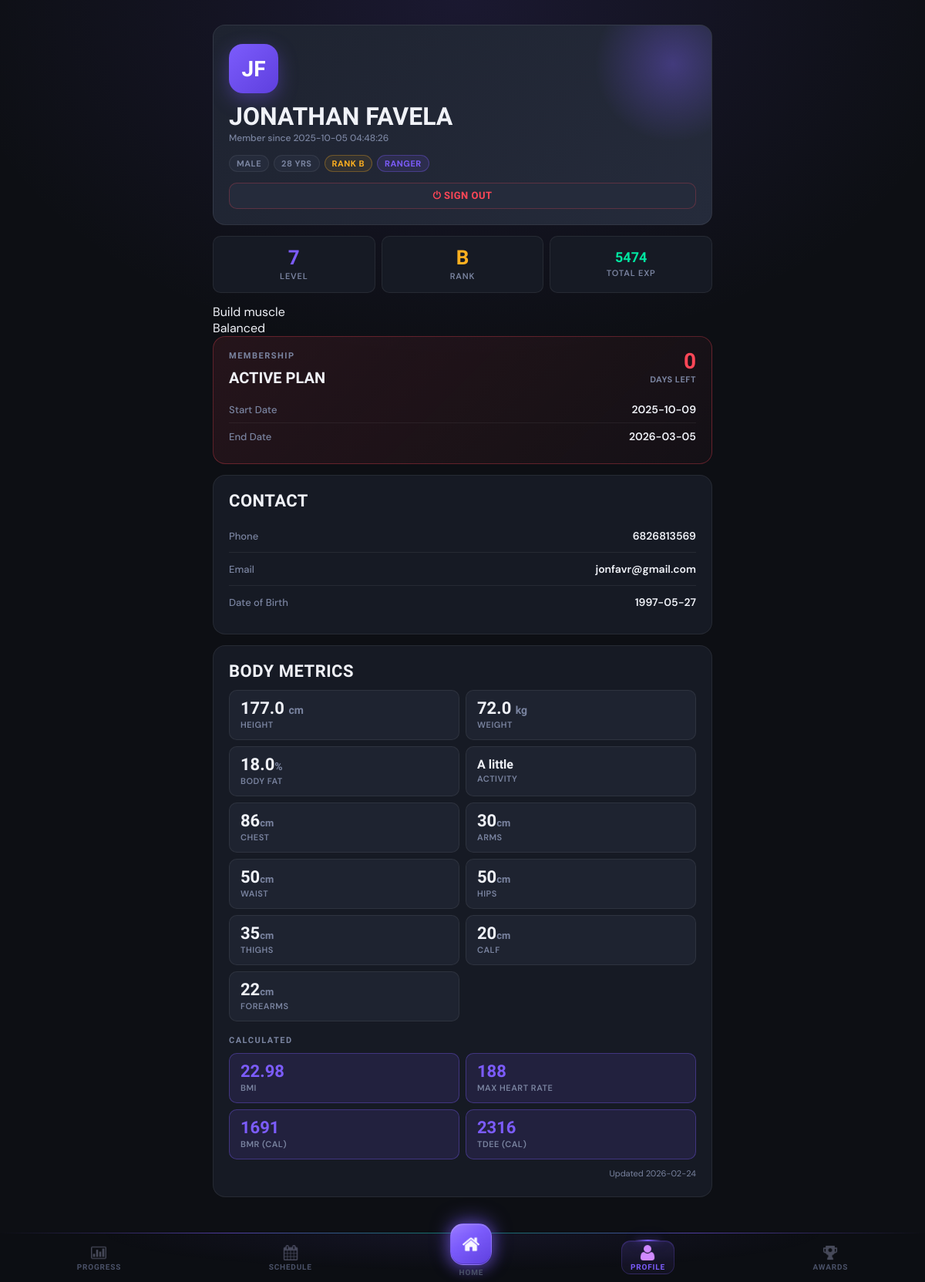
Before: /profile (signed in) with the older database file.
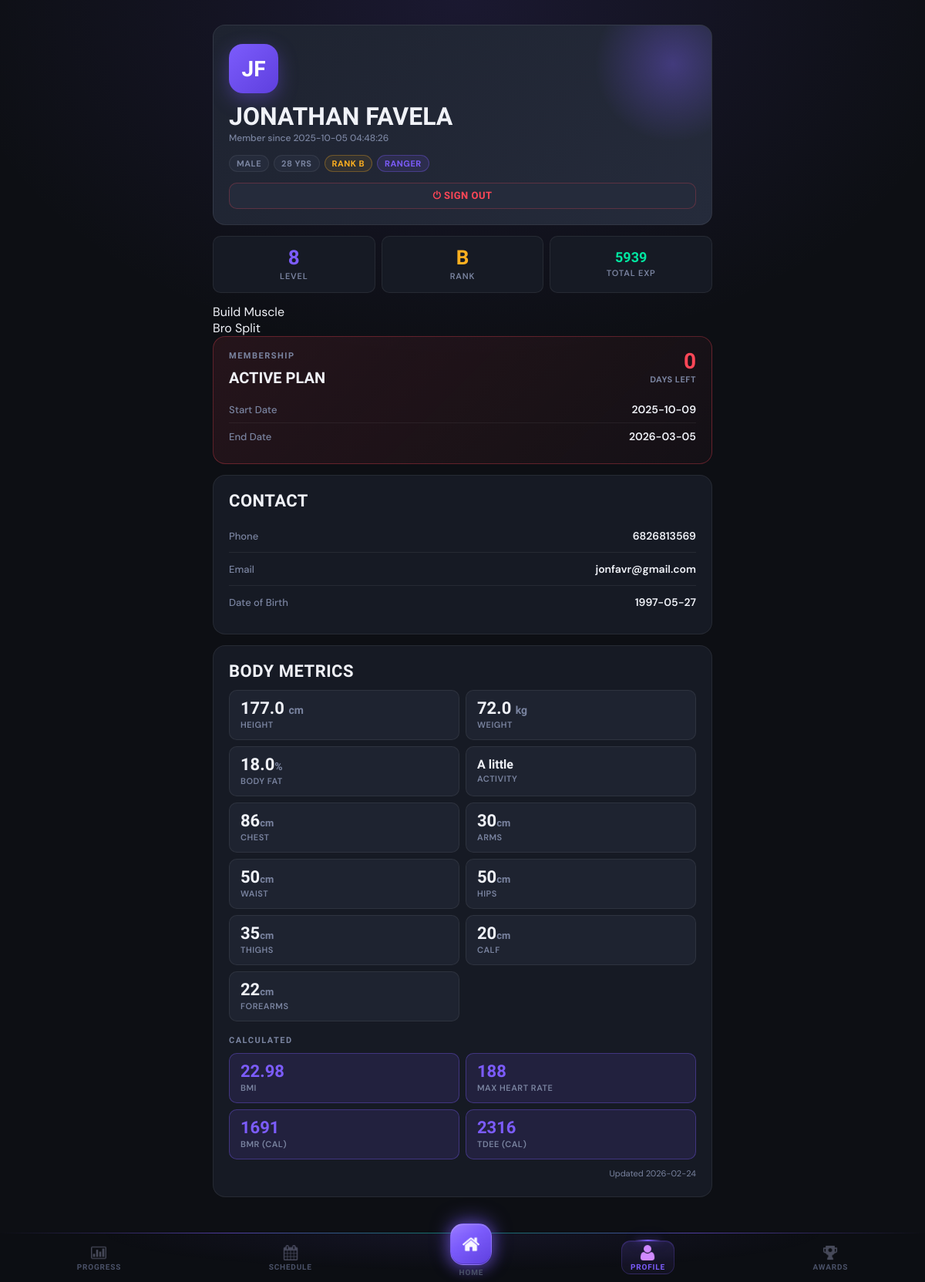
After: the same page with the newer database file.
### tables this page shows
CREATE TABLE clients (
                client_id INTEGER PRIMARY KEY AUTOINCREMENT,
                phone_number TEXT UNIQUE NOT NULL,
                pin_hash TEXT NOT NULL,
                first_name TEXT NOT NULL,
                last_name TEXT NOT NULL,
                email TEXT,
                date_of_birth DATE,
                gender TEXT,
                registration_date DATETIME DEFAULT CURRENT_TIMESTAMP,
                status TEXT DEFAULT 'active',
                profile_photo_path TEXT
            , fitness_goal TEXT DEFAULT NULL, preferred_split TEXT DEFAULT NULL);

CREATE TABLE client_gamification (
                gamification_id INTEGER PRIMARY KEY AUTOINCREMENT,
                client_id INTEGER UNIQUE NOT NULL,
                current_level INTEGER DEFAULT 1,
                current_exp INTEGER DEFAULT 0,
                total_exp INTEGER DEFAULT 0,
                rank TEXT DEFAULT 'E',
                client_class TEXT,
                class_unlocked_at_level INTEGER, current_streak INTEGER DEFAULT 0, longest_streak INTEGER DEFAULT 0, total_reps INTEGER DEFAULT 0, workouts_completed INTEGER DEFAULT 0,
                FOREIGN KEY (client_id) REFERENCES clients(client_id) ON DELETE CASCADE
            );

CREATE TABLE client_physical_data (
                physical_id INTEGER PRIMARY KEY AUTOINCREMENT,
                client_id INTEGER NOT NULL,
                height_cm REAL,
                weight_kg REAL,
                body_fat_percentage REAL,
                measurement_date DATE DEFAULT CURRENT_DATE,
                notes TEXT, `activity` TEXT, `chest_cm` TEXT, `arms_cm` TEXT, `forearms_cm` TEXT, `waist_cm` TEXT, `thighs_cm` TEXT, `hips_cm` TEXT, `claf_cm` TEXT,
                FOREIGN KEY (client_id) REFERENCES clients(client_id) ON DELETE CASCADE
            );

### main.py (the view)
@app.route('/profile')
@login_required
def profile():
    client_id = session['client_id']
    client = Client.get_by_id(client_id)
    physical_data = client.get_latest_physical_data()
    gam_data = client.get_gamification_data()
    physical_data_calculated = {}
    if physical_data:
        physical_data_calculated['bmi_value'] = round((physical_data['weight_kg'] / ((physical_data['height_cm'] / 100) ** 2)), 2)
        physical_data_calculated['mhr_value'] = int(208 - (0.7 * client.age))
        if client.gender == 'Male':
            physical_data_calculated['bmr_value'] = int((10 * physical_data['weight_kg']) + (6.25 * physical_data['height_cm']) - (5 * client.age) + 5)
        else:
            physical_data_calculated['bmr_value'] = int((10 * physical_data['weight_kg']) + (6.25 * physical_data['height_cm']) - (5 * client.age) - 161)
        if physical_data['activity'] == "Extreme":
            physical_data_calculated['tdee_value'] = int(physical_data_calculated['bmr_value'] * 1.9)
        elif physical_data['activity'] == "A lot":
            physical_data_calculated['tdee_value'] = int(physical_data_calculated['bmr_value'] * 1.72)
        elif physical_data['activity'] == "Some":
            physical_data_calculated['tdee_value'] = int(physical_data_calculated['bmr_value'] * 1.55)
        elif physical_data['activity'] == "A little":
            physical_data_calculated['tdee_value'] = int(physical_data_calculated['bmr_value'] * 1.37)
        else:
            physical_data_calculated['tdee_value'] = int(physical_data_calculated['bmr_value'] * 1.2)
    mc = MembershipController()
    membership = mc.get_client_membership(client_id)
    if membership:
        start_date = datetime.strptime(membership['start_date'], '%Y-%m-%d').date()
        end_date = datetime.strptime(membership['end_date'], '%Y-%m-%d').date()
        days_left = (end_date - date.today()).days
    return render_template('profile.html',
                         client=client,
                         physical_data=physical_data,
                         physical_data_calculated = physical_data_calculated,
                         gam_data=gam_data,
                         membership=membership,
                         start_date=start_date,
                         end_date=end_date,
                         days_left=days_left)

### templates/profile.html (shortened to what this page needs)
{% extends "base.html" %}
{% block content %}
<div class="profile-hero">
    <div class="profile-avatar">
        {{ client.first_name[0] }}{{ client.last_name[0] if client.last_name else '' }}
    </div>
    <div class="profile-name">{{ client.full_name }}</div>
    <div class="profile-since">Member since {{ client.registration_date }}</div>
    <div class="profile-tags">
        {% if client.gender %}<span class="tag">{{ client.gender }}</span>{% endif %}
        {% if client.age %}<span class="tag">{{ client.age }} yrs</span>{% endif %}
        {% if gam_data %}<span class="tag tag-amber">Rank {{ gam_data.rank }}</span>{% endif %}
        {% if gam_data and gam_data.client_class %}<span class="tag tag-brand">{{ gam_data.client_class }}</span>{% endif %}
    </div>
    <a href="{{ url_for('logout') }}" class="btn btn-ghost btn-sm" style="margin-top:14px; color:var(--red); border-color:rgba(255,71,87,0.25); width:100%; justify-content:center;">
        ⏻ Sign Out
    </a>
</div>
{% if gam_data %}
<div class="gam-row">
    <div class="gam-cell">
        <span class="gam-cell-val" style="color:var(--brand);">{{ gam_data.current_level }}</span>
        <span class="gam-cell-lbl">Level</span>
    </div>
    <div class="gam-cell">
        <span class="gam-cell-val" style="color:var(--amber);">{{ gam_data.rank }}</span>
        <span class="gam-cell-lbl">Rank</span>
    </div>
    <div class="gam-cell">
        <span class="gam-cell-val" style="color:var(--green); font-size:18px; padding-top:4px;">{{ gam_data.total_exp }}</span>
        <span class="gam-cell-lbl">Total EXP</span>
    </div>
</div>
{% endif %}
{% if client.fitness_goal %}
<div class="routine-meta-pill">
    {{ client.fitness_goal }}
</div>
{% endif %}
{% if client.preferred_split %}
<div class="routine-meta-pill">
    {{ client.preferred_split | replace('_', ' ') | title }}
</div>
{% endif %}
{% if membership %}
{% set mem_class = 'active-membership' if days_left > 5 else ('expiring' if days_left > 0 else 'expired') %}
<div class="membership-card {{ mem_class }}">
    <div class="membership-header">
        <div>
            <div class="section-label">Membership</div>
            <div class="membership-title">Active Plan</div>
        </div>
        <div>
            <div class="days-left-badge {% if days_left > 5 %}ok{% elif days_left > 0 %}warn{% else %}danger{% endif %}">
                {{ days_left if days_left > 0 else '0' }}
            </div>
            <div class="days-left-sub">Days Left</div>
        </div>
    </div>
    <div class="row-item" style="padding:8px 0; border-color:rgba(255,255,255,0.06);">
        <span class="row-item-label">Start Date</span>
        <span class="row-item-value">{{ start_date }}</span>
    </div>
    <div class="row-item" style="padding:8px 0; border-bottom:none;">
        <span class="row-item-label">End Date</span>
        <span class="row-item-value">{{ end_date }}</span>
    </div>
</div>
{% endif %}
<div class="card">
    <h2>Contact</h2>
    <div class="row-item">
        <span class="row-item-label">Phone</span>
        <span class="row-item-value">{{ client.phone_number }}</span>
    </div>
    <div class="row-item">
        <span class="row-item-label">Email</span>
        <span class="row-item-value">{{ client.email or '—' }}</span>
    </div>
    <div class="row-item">
        <span class="row-item-label">Date of Birth</span>
        <span class="row-item-value">{{ client.date_of_birth or '—' }}</span>
    </div>
</div>
{% if physical_data %}
<div class="card">
    <h2>Body Metrics</h2>
    <div class="metrics-grid">
        <div class="metric-item">
            <span class="metric-val">{{ physical_data.height_cm }} <small style="font-size:14px;color:var(--text-muted);">cm</small></span>
            <span class="metric-lbl">Height</span>
        </div>
        <div class="metric-item">
            <span class="metric-val">{{ physical_data.weight_kg }} <small style="font-size:14px;color:var(--text-muted);">kg</small></span>
            <span class="metric-lbl">Weight</span>
        </div>
        {% if physical_data.body_fat_percentage %}
        <div class="metric-item">
            <span class="metric-val">{{ physical_data.body_fat_percentage }}<small style="font-size:14px;color:var(--text-muted);">%</small></span>
            <span class="metric-lbl">Body Fat</span>
        </div>
        {% endif %}
        <div class="metric-item">
            <span class="metric-val" style="font-size:16px; padding-top:3px;">{{ physical_data.activity }}</span>
            <span class="metric-lbl">Activity</span>
        </div>
        {% if physical_data.chest_cm %}<div class="metric-item"><span class="metric-val">{{ physical_data.chest_cm }}<small style="font-size:13px;color:var(--text-muted);">cm</small></span><span class="metric-lbl">Chest</span></div>{% endif %}
        {% if physical_data.arms_cm %}<div class="metric-item"><span class="metric-val">{{ physical_data.arms_cm }}<small style="font-size:13px;color:var(--text-muted);">cm</small></span><span class="metric-lbl">Arms</span></div>{% endif %}
        {% if physical_data.waist_cm %}<div class="metric-item"><span class="metric-val">{{ physical_data.waist_cm }}<small style="font-size:13px;color:var(--text-muted);">cm</small></span><span class="metric-lbl">Waist</span></div>{% endif %}
        {% if physical_data.hips_cm %}<div class="metric-item"><span class="metric-val">{{ physical_data.hips_cm }}<small style="font-size:13px;color:var(--text-muted);">cm</small></span><span class="metric-lbl">Hips</span></div>{% endif %}
        {% if physical_data.thighs_cm %}<div class="metric-item"><span class="metric-val">{{ physical_data.thighs_cm }}<small style="font-size:13px;color:var(--text-muted);">cm</small></span><span class="metric-lbl">Thighs</span></div>{% endif %}
        {% if physical_data.claf_cm %}<div class="metric-item"><span class="metric-val">{{ physical_data.claf_cm }}<small style="font-size:13px;color:var(--text-muted);">cm</small></span><span class="metric-lbl">Calf</span></div>{% endif %}
        {% if physical_data.forearms_cm %}<div class="metric-item"><span class="metric-val">{{ physical_data.forearms_cm }}<small style="font-size:13px;color:var(--text-muted);">cm</small></span><span class="metric-lbl">Forearms</span></div>{% endif %}
    </div>
    <div class="section-label" style="margin-top:18px;">Calculated</div>
    <div class="calc-grid">
        {% if physical_data_calculated.bmi_value %}
        <div class="calc-item">
            <span class="calc-val">{{ physical_data_calculated.bmi_value }}</span>
            <span class="calc-lbl">BMI</span>
        </div>
        {% endif %}
        {% if physical_data_calculated.mhr_value %}
        <div class="calc-item">
            <span class="calc-val">{{ physical_data_calculated.mhr_value }}</span>
            <span class="calc-lbl">Max Heart Rate</span>
        </div>
        {% endif %}
        {% if physical_data_calculated.bmr_value %}
        <div class="calc-item">
            <span class="calc-val">{{ physical_data_calculated.bmr_value }}</span>
            <span class="calc-lbl">BMR (cal)</span>
        </div>
        {% endif %}
        {% if physical_data_calculated.tdee_value %}
        <div class="calc-item">
            <span class="calc-val">{{ physical_data_calculated.tdee_value }}</span>
            <span class="calc-lbl">TDEE (cal)</span>
        </div>
        {% endif %}
    </div>
    <p style="font-size:11px; margin-top:10px; text-align:right;">Updated {{ physical_data.measurement_date }}</p>
</div>
{% else %}
<div class="card">
    <h2>Body Metrics</h2>
    <p>No physical data recorded yet.</p>
</div>
{% endif %}
{% endblock %}

### templates/base.html (shortened to what this page needs)
<!DOCTYPE html>
<html lang="en">
<head>
</head>
<body>
    {% if session.client_id %}
    <div class="bottom-nav">
        <a href="{{ url_for('progress') }}"
           class="nav-item {% if request.endpoint == 'progress' %}active{% endif %}">
            <img src="/static/icons/progress.png" alt="">
            <span>Progress</span>
        </a>
        <a href="{{ url_for('schedule') }}"
           class="nav-item {% if request.endpoint == 'schedule' %}active{% endif %}">
            <img src="/static/icons/schedule.png" alt="">
            <span>Schedule</span>
        </a>
        <a href="{{ url_for('dashboard') }}"
           class="nav-item-home {% if request.endpoint == 'dashboard' %}active{% endif %}">
            <div class="nav-home-btn">
                <img src="/static/icons/home.png" alt="">
            </div>
            <span>Home</span>
        </a>
        <a href="{{ url_for('profile') }}"
           class="nav-item {% if request.endpoint == 'profile' %}active{% endif %}">
            <img src="/static/icons/profile.png" alt="">
            <span>Profile</span>
        </a>
        <a href="{{ url_for('achievements') }}"
           class="nav-item {% if request.endpoint == 'achievements' %}active{% endif %}">
            <img src="/static/icons/achievment.png" alt="">
            <span>Awards</span>
        </a>
    </div>
    {% endif %}
    <div class="container">
        {% block content %}{% endblock %}
    </div>
</body>
</html>

Changed rows visible on the page:
changed clients "jonfavr@gmail.com": fitness_goal "Build muscle" → "Build Muscle"; preferred_split "Balanced" → "Bro Split"
changed client_gamification "RANGER": current_level "7" → "8"; total_exp "5474" → "5939"
